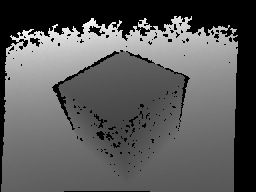
#> input picture cube.png, 256 x 192 px, shrunk from 640 x 480 before the run
$ python run_test.py
#> lines starting #> are read from the running program, lines starting #| are printed output that depends on the picture
#> in main, test_img is the input picture: PIL image 256x192 I;16; min 0, max 2051, mean 728.8
### PointCloud.py

import numpy as np
from dataclasses import dataclass

# Conversion factor from millimeters to meters
FACTOR_MM_TO_M = 1/1000

@dataclass(frozen=True)
class CameraParameters():
  """
  Simple data class the hold the most basic, intrincis camera parameters
  """
  cx_px: int
  cy_px: int
  inv_fx_px: float
  inv_fy_px: float
  stereo_baseline_m: float = None

class PointCloud():
  """
  Class to generate a point cloud from a depth image

  Return a point for a given u/v coordinate in the depth image
  """

  def __init__(self, image: np.array,
               camera_params: CameraParameters):

    # -> compute point cloud
    self._compute_point_cloud(image, camera_params)

  def _compute_point_cloud(self, image: np.array,
                           camera_params: CameraParameters):
    """
    Compute the point cloud for the entire depth map

    Args:
        image (np.array): depth map
        camera_params (CameraParameters): intrinsic camera parameters
    """
    img = np.array(image, dtype=float)
    (h, w) = img.shape
#> h = 192; w = 256
    # Initialise array
    self.point_cloud_array = np.zeros((w, h, 3), dtype=float)
    # Loop over pixel
    for u_index in range(w):
      for v_index in range(h):
        # Get depth from depth image
        depth_m = float(img[v_index, u_index]) * FACTOR_MM_TO_M

        # Initialise normalised vector for this pixel
        x_norm = (u_index - camera_params.cx_px) * camera_params.inv_fx_px
        y_norm = (v_index - camera_params.cy_px) * camera_params.inv_fy_px
        z_norm = 1

        # Scale normalised vector with depth
        self.point_cloud_array[u_index, v_index, :] = np.array([x_norm, y_norm, z_norm], dtype=float) * depth_m
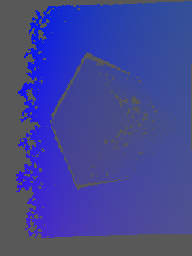
#> self.point_cloud_array: shape (256, 192, 3) float64; mean of channels 0, 1, 2 -0.271, -0.221, 0.729; drawn with min black and max white

  def get_point_from_uv(self, u_index: int, v_index: int):
    """
    Get a point from the point cloud for a given u/v coordinate in the depth map

    Args:
        u_index (int): u index
        v_index (int): v index

    Returns:
        np.array: 3D point
    """
    return self.point_cloud_array[u_index, v_index, :]

### Quadtree.py

import numpy as np
import sys
import logging
from logging import info, debug, warning
import time

from Node import Node
from PointCloud import PointCloud, CameraParameters

# Default value for smallest allowed node size (size of the smallest
# node edge length) Nodes smaller than this threshold won't be split
# further
DEFAULT_MIN_NODE_SIZE_PX = 1

class Quadtree():
  """
  Generic quadtree search to segment an image array

  """

  # Maximum number of tree search iterations. The search will be cut
  # short if this threshold is reached.
  MAX_ITER = 1000

  def __init__(self):
    """
    _summary_
    """
    # Smallest allowed node size (size of the smallest node edge length)
    # Nodes smaller than this threshold won't be split further
    self.min_node_size_px = DEFAULT_MIN_NODE_SIZE_PX


  def _split_node(self, node: Node) -> list:
    """
    Split node and return list of four split nodes

    P1     x1
    |-------|-------|
    |  1    |   2   |
    |       |       |
    |-------|-------| y1
    |  4    |   3   |
    |       |       |
    |-------|-------|
                     P2
    Args:
        node (Node): Input node

    Returns:
        list: List of split nodes
    """
    # Pre-construct helping points: width height ad the plitting point
    x1 = round((node.P2[0] - node.P1[0]) / 2) + node.P1[0]
    y1 = round((node.P2[1] - node.P1[1]) / 2) + node.P1[1]

    node_list = []
    # -- Node 1 --
    node_list.append(Node(P1=[node.P1[0],node.P1[1]],
                          P2=[x1,y1]))
    # -- Node 2 --
    node_list.append(Node(P1=[x1 ,node.P1[1]],
                          P2=[node.P2[0], y1]))
    # -- Node 3 --
    node_list.append(Node(P1=[x1, y1],
                          P2=[node.P2[0], node.P2[1]]))
    # -- Node 4 --
    node_list.append(Node(P1=[node.P1[0], y1],
                          P2=[x1, node.P2[1]]))

    return node_list

  def _is_to_split_node(self, node: Node):
    """
    Function to decide if a node needs to be split or not

    Args:
        node (Node): Input Node

    Returns:
        bool: True if node needs to be split up
    """
    # Initialise flags
    is_to_split = False
    is_leaf_node = False

    # Compute principle point analysis for this node
    is_suc = node._compute_pca(self.point_cloud)
    # Check if cluster is considered planar
    is_planar = (node.get_2sigma_theshold() < self.planarity_thr_m)

    if not is_suc:
      # PCA failed -> do NOT split further, this node is invalid
      is_to_split = False
      is_leaf_node = False
    if node.get_smallest_dimension() < self.min_node_size_px and not is_planar:
      # End is reached -> do NOT split further
      is_to_split = False
      is_leaf_node = False
    elif is_planar:
      # End is reached -> do NOT split further
      is_to_split = False

      # TODO currently all end nodes are markes leaf nodes. Need
      # to add check here if this is a valid leaf node.
      is_leaf_node = True
    else:
      # End condition not reached -> split node
      is_to_split = True

    return is_to_split, is_leaf_node


  def do(self, image: np.array, camera_params: CameraParameters,
         min_node_size_px: int = DEFAULT_MIN_NODE_SIZE_PX,
         planarity_thr_m: float = 0.03) -> list:
    """_summary_

    Args:
        image (np.array): Input image as numpy array

    Returns:
        list: List of leaf nodes
    """
    # Set minimum node size threshold setting
    self.min_node_size_px = min_node_size_px
    self.planarity_thr_m = planarity_thr_m

    info('[x] Create point cloud from depth map')
    start_time = time.time()
    self.point_cloud = PointCloud(image, camera_params)

    # Log the time to perform the tree search
    time_pc_s = (time.time() - start_time)
    info(f'Time to generate point cloud [s] : {time_pc_s:.2f}')

    # Make sure image is a numpy array
    img = np.array(image, dtype=float)
    (h, w) = img.shape
#> h = 192; w = 256

    # Create list for processed and unprocessed nodes in the tree
    unprocessed_node_list = []
    leaf_node_list = []
    # List of nodes that are not valid, but cannot be split further
    invalid_node_list = []

    info('-- Initialise Search')
    info(f' - Root node dimension x/y [px] : {w} x {h}')
    info(f' - Number of points             : {w*h}')
    # Add the root node containing the entire image array
    unprocessed_node_list.append(Node(P1=[0,0], P2=[w, h]))

    # Initialise counters for number of splits and total number of tree
    # search iterations
    num_splits = 0
    num_iter = 0

    start_time = time.time()
    # Keep looping until no unprocessed nodes are left or the maximum
    # iteration threshold is reached
    while (len(unprocessed_node_list) > 0 and num_iter < self.MAX_ITER):

      # -- DEBUG PRINT OUT unprocessed nodes for each search iteration
      debug('')
      debug('')
      for node in unprocessed_node_list:
        debug(f' {node.P1} {node.P2} --> {node.get_smallest_dimension()}')
      debug('---------------------')
      debug(f'Number of nodes to process: {len(unprocessed_node_list)}')

      # Take first node from the list of unprocessed nodes
      node = unprocessed_node_list[0]
      # Remove this node from the list of unprocessed nodes
      unprocessed_node_list.pop(0)

      # Check if node needs to be split
      is_split, is_leaf_node = self._is_to_split_node(node)
      if is_split:
        unprocessed_node_list.extend(self._split_node(node))
        num_splits += 1
      elif is_leaf_node:
        leaf_node_list.append(node)
      else:
        warning('[+] invalid node added')
        invalid_node_list.append(node)
        pass

      num_iter += 1
#> this loop made 117 passes
#> is_planar in _is_to_split_node on passes 1 to 12: False, False, False, False, False, True, True, False, False, True, True, True

    # Log the time to perform the tree search
    time_search_s = (time.time() - start_time)

    # -- DEBUG PRINT OUT search summary statistics
    info('')
    info('- - - Search finished - - - ')
    info(f' - Search time [s]          {time_search_s:.2f} << -')
    info(f' - Number of splits         {num_splits}')
    info(f' - Number of iterations     {num_iter}')
    info(f' - Number of leaf nodes     {len(leaf_node_list)}')
    info(f' - Number of invalid nodes  {len(invalid_node_list)}')

    debug('')
    debug('[x] Leaf nodes:')
    for node in leaf_node_list:
      debug(f' {node.P1} {node.P2} --> {node.get_smallest_dimension()}')

    return leaf_node_list, invalid_node_list

### Node.py
import numpy as np
import sys
from math import sqrt

from PointCloud import PointCloud

class Node():

  def __init__(self, P1: np.array, P2: np.array):
    """
    Initialise a node.

    A node is defined by two key points P1 and P2 as follows:

    P1-------|
    |        |
    |        |
    |        |
    -------- P2


    Note: The following needs to be true for all nodes
    P1[0] < P2[0]
    P1[1] < P2[1]

    Initialising a node that doesn't meet these requirements will
    result in a runtime error!

    """
    # Sanity check that node corner coordinates are sensible
    if P1[0] >= P2[0]:
      raise RuntimeError('Attempt to initialise node with zero or negative size P1_x >= P2_x')
    if P1[1] >= P2[1]:
      raise RuntimeError('Attempt to initialise node with zero or negative size P1_y >= P2_y')

    self.P1 = P1
    self.P2 = P2

    # TODO future members
    self.num_valid_points = 0

    self.list_valid_points = []

    self.covariance = []
    self.eigenvalues = np.zeros(3, dtype=float)
    self.eigenvectors = []


  def _compute_pca(self, point_cloud: PointCloud) -> bool:
    """
    Compute principle compenent Analysis, including
    * covariance matrix
    * eigenvalues / eigenvectors

    Points for this cluster are copied from the point cloud

    Args:
        point_cloud (PointCloud): point cloud for the entire depth map

    Returns:
        bool : True if PCA was successful
    """
    # Get 3D points in the camera frame for all points that are within the node
    for u_index in range(self.P1[0], self.P2[0], 1):
      for v_index in range(self.P1[1], self.P2[1], 1):
        point = point_cloud.get_point_from_uv(u_index, v_index)

        # Only add valid points to the list (exclude zero depth)
        if np.linalg.norm(point) > sys.float_info.min:
          self.list_valid_points.append(point_cloud.get_point_from_uv(u_index, v_index))

    if len(self.list_valid_points) == 0:
      return False

    point_array = np.array(self.list_valid_points)
    self.covariance = np.cov(point_array, rowvar=False)


    self.eigenvalues, self.eigenvectors = np.linalg.eig(self.covariance)

    # TODO sort eigenvalue/eigenvector pairs from smallest to largest eigenvalue

    return True

  # [8 lines left out: function get_center_point, not called in this run]

  def get_smallest_dimension(self) -> int:
    """
    Get the length of the smallest edge of this node


    """
    width = (self.P2[0] - self.P1[0])
    height = (self.P2[1] - self.P1[1])

    if width > height:
      return height
    else:
      return width

  def _get_smallest_eigenvalue(self) -> float:
    """
    Return the smallest eigenvector of the principle component analysis

    Returns:
        float: smallest eigenvalue
    """
    return min(abs(self.eigenvalues))

  def get_2sigma_theshold(self) -> float:
    """
    Return 2-sigma threshold

    Returns:
        float: _description_
    """
    return 2 * sqrt(self._get_smallest_eigenvalue())

### run_test.py

"""
This script is to run a Quadtree search test with the provided depth map

"""
from PIL import Image
import numpy as np
import logging
from logging import info
import plotly.graph_objects as go

from Quadtree import Quadtree
from PointCloud import CameraParameters

## SETTING: Enable plotting the Quadtree search results
IS_PLOT_RESULTS = True

def plot_nodes(node_list: list, invalid_node_list: list, image: np.array):
  """
  Simple plot function to draw the leaf nodes and invalid nodes on top of the
  depth map

  Args:
      node_list (list): valid leaf nodes
      invalid_node_list (list): invalid leaf nodes
      image (np.array): depth map
  """
  (w,h) = np.array(image).shape

  fig = go.Figure()

  fig.add_trace(go.Heatmap(z=image, colorscale="Greys"))

  for node in node_list:
    fig.add_shape(type="rect",
                  x0=node.P1[0],
                  y0=node.P1[1],
                  x1=node.P2[0],
                  y1=node.P2[1],
                  line=dict(color="RoyalBlue"),
                  fillcolor="LightSkyBlue",
                  opacity=0.6,
    )
#> this loop made 88 passes

  for node in invalid_node_list:
    fig.add_shape(type="rect",
                  x0=node.P1[0],
                  y0=node.P1[1],
                  x1=node.P2[0],
                  y1=node.P2[1],
                  line=dict(color="RoyalBlue"),
                  fillcolor="OrangeRed",
                  opacity=0.6,
    )
#> this loop made 0 passes
  fig.update_xaxes(range=[0, w], showgrid=False)
  fig.update_yaxes(range=[0, h], autorange="reversed")
  fig.update_yaxes(
    scaleanchor="x",
    scaleratio=1,
  )
  fig.update_layout(template='plotly_dark')
  fig.show()

def main():
  """
  Test function to dummy test the Quadtree search
  """
  # Load a test depth map
  test_img = Image.open(r"cube.png")

  # Create hard coded camera parameters
  # TODO read camera parameters from file
  params = CameraParameters(inv_fx_px=(1 / 526.37),
                            inv_fy_px=(1 / 526.37),
                            cx_px=313.68,
                            cy_px=259.02)

  # Initialise Quadtree
  quadTree = Quadtree()

  # Run the search
  info('')
  info(' - - - > Do Quadtree Search - - - ')
  list_leaf_nodes, invalid_node_list = quadTree.do(test_img,
                                                   params,
                                                   min_node_size_px=10,
                                                   planarity_thr_m=0.01)

  if IS_PLOT_RESULTS:
    info('Plot Quadtree Results:')
    plot_nodes(list_leaf_nodes, invalid_node_list, test_img)


if __name__=="__main__":
  logging.basicConfig(level=logging.INFO,
                      format="%(levelname)s: %(message)s")

  main()
